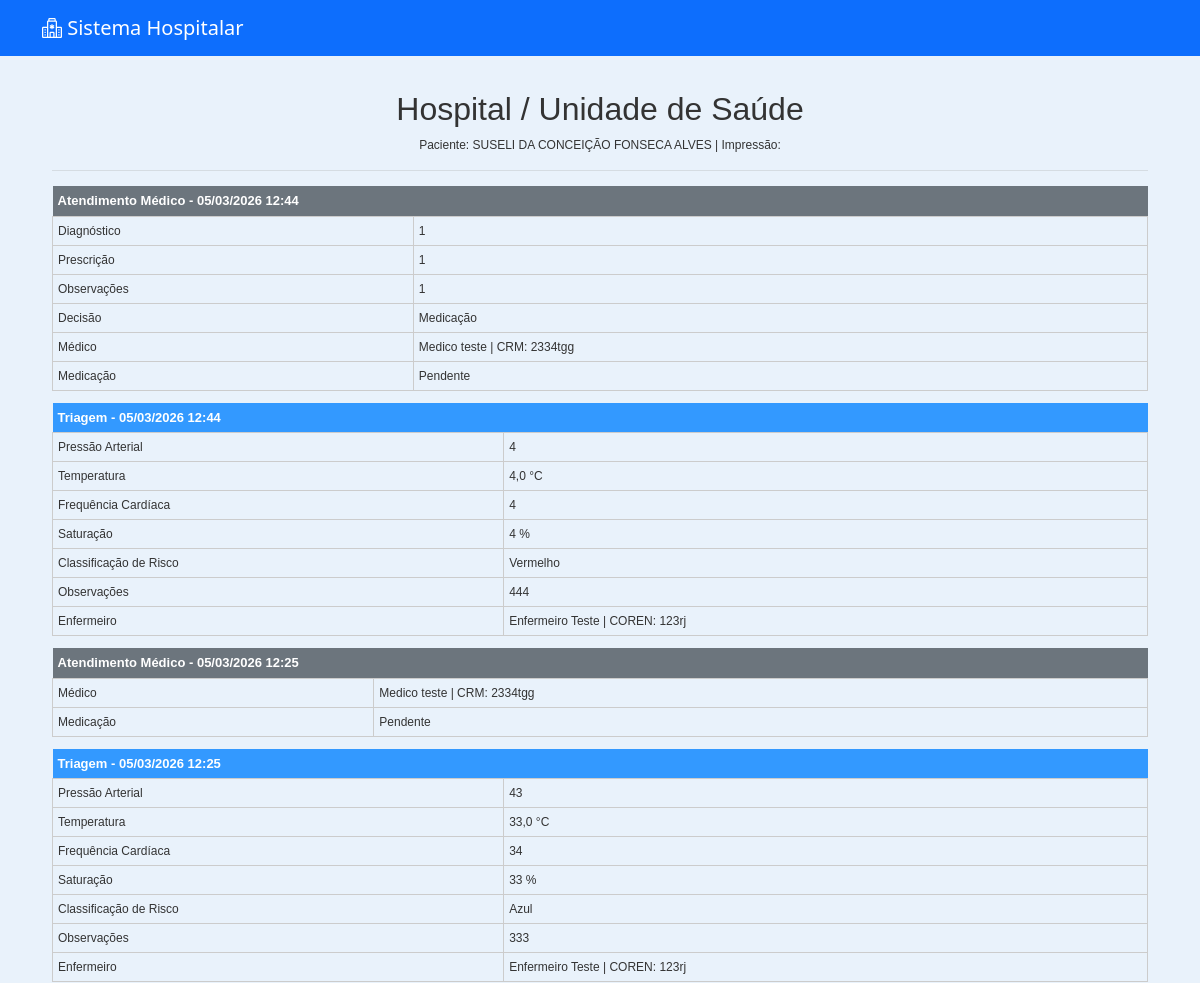
The app's page /pacientes/4/historico/ (upper part), older data.
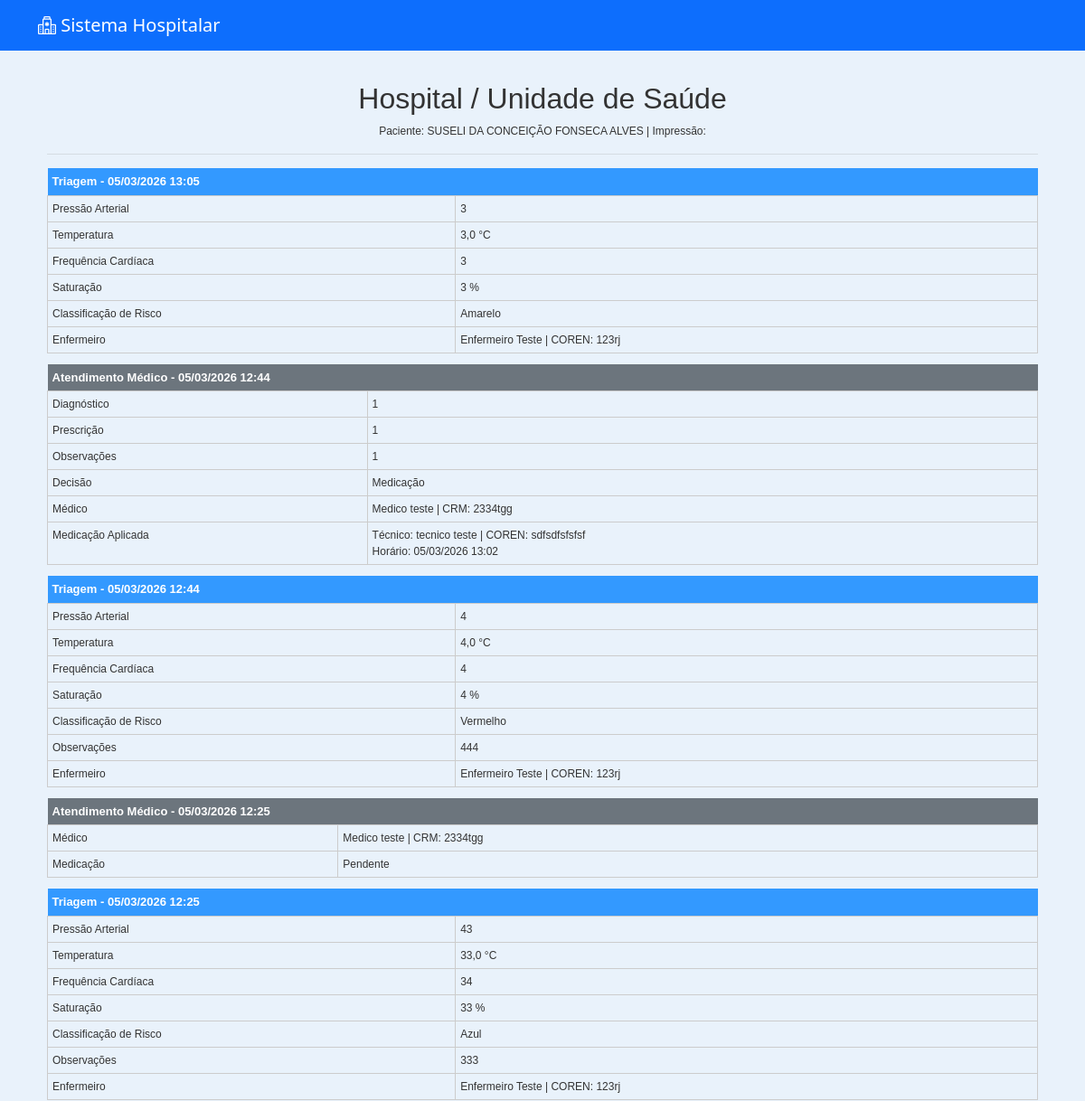
The same page, newer data.
### medico/models.py (models this page shows, shortened)
class Atendimento(models.Model):
    paciente = models.ForeignKey(
        Paciente,
        on_delete=models.CASCADE
    )
    medico = models.ForeignKey(
        Usuario,
        on_delete=models.SET_NULL,  # ⚠ Melhor que CASCADE
        null=True,
        related_name="atendimentos_realizados"
    )
    triagem = models.OneToOneField(
        Triagem,
        on_delete=models.CASCADE
    )
    diagnostico = models.TextField(blank=True, null=True)
    prescricao = models.TextField(blank=True, null=True)
    observacoes = models.TextField(blank=True, null=True)
    DECISAO_CHOICES = [
        ("dispensar", "Dispensar"),
        ("medicacao", "Medicação"),
        ("internacao", "Internação"),
        ("exames", "Exames"),
    ]
    decisao = models.CharField(
        max_length=20,
        choices=DECISAO_CHOICES,
        blank=True,
        null=True
    )
    medicacao_aplicada = models.BooleanField(default=False)
    tecnico_aplicou = models.ForeignKey(
        Usuario,
        on_delete=models.SET_NULL,
        null=True,
        blank=True,
        related_name="medicacoes_aplicadas"
    )
    horario_medicacao = models.DateTimeField(
        null=True,
        blank=True
    )
    data_atendimento = models.DateTimeField(auto_now_add=True)
    finalizado = models.BooleanField(default=False)

### usuarios/models.py (models this page shows, shortened)
class Usuario(AbstractUser):
    PERFIL_CHOICES = [
    ('administrador', 'Administrador'),
    ('medico', 'Médico'),
    ('enfermeiro', 'Enfermeiro'),
    ('tecnico', 'Técnico'),
    ('recepcao', 'Recepção'),
    ('laboratorio', 'Laboratório'),
    ]
    perfil = models.CharField(max_length=20, choices=PERFIL_CHOICES, default='recepcao')
    cpf = models.CharField("CPF", max_length=14, unique=True, blank=True, null=True)
    data_nascimento = models.DateField("Data de Nascimento", blank=True, null=True)
    telefone = models.CharField("Telefone", max_length=20, blank=True, null=True)
    endereco = models.CharField("Endereço", max_length=255, blank=True, null=True)
    cidade = models.CharField("Cidade", max_length=100, blank=True, null=True)
    estado = models.CharField("Estado", max_length=50, blank=True, null=True)
    cep = models.CharField("CEP", max_length=10, blank=True, null=True)
    crm = models.CharField("CRM", max_length=20, blank=True, null=True)
    coren = models.CharField("COREN", max_length=20, blank=True, null=True)

### triagem/models.py (models this page shows, shortened)
class Triagem(models.Model):
    RISCO_CHOICES = [
        ('Vermelho', 'Vermelho'),
        ('Laranja', 'Laranja'),
        ('Amarelo', 'Amarelo'),
        ('Verde', 'Verde'),
        ('Azul', 'Azul'),
    ]
    agendamento = models.OneToOneField(Agendamento, on_delete=models.CASCADE)
    paciente = models.ForeignKey(Paciente, on_delete=models.CASCADE)
    enfermeiro = models.ForeignKey(
        Usuario,
        on_delete=models.SET_NULL,
        null=True,
        blank=True,
        related_name="triagens_realizadas"
    )
    pressao_arterial = models.CharField(max_length=20)
    temperatura = models.DecimalField(max_digits=4, decimal_places=1)
    frequencia_cardiaca = models.IntegerField()
    saturacao = models.IntegerField()
    classificacao_risco = models.CharField(
        max_length=10,
        choices=RISCO_CHOICES,
        blank=True,
        null=True
    )
    observacoes = models.TextField(blank=True, null=True)
    atendido = models.BooleanField(default=False)
    data_triagem = models.DateTimeField(auto_now_add=True)

### pacientes/views.py (the view)
# urls.py: path('<int:paciente_id>/historico/', views.imprimir_historico, name='imprimir_historico'),  # atenção: mesma URL que acima
def imprimir_historico(request, paciente_id):
    paciente = get_object_or_404(Paciente, id=paciente_id)
    historico = []
    triagens = Triagem.objects.filter(paciente=paciente).order_by('-data_triagem')
    for t in triagens:
        historico.append({
            'tipo': 'triagem',
            'data': t.data_triagem,
            'obj': t
        })
    atendimentos = Atendimento.objects.filter(paciente=paciente).order_by('-data_atendimento')
    for a in atendimentos:
        historico.append({
            'tipo': 'atendimento',
            'data': a.data_atendimento,
            'obj': a
        })
    historico.sort(key=lambda x: x['data'], reverse=True)
    context = {
        'paciente': paciente,
        'historico': historico,
    }
    return render(request, 'pacientes/historico_imprimir.html', context)

### pacientes/templates/pacientes/historico_imprimir.html (shortened to what this page needs)
{% extends 'usuarios/base.html' %}
{% block content %}
<div class="historico-container">
    <div class="historico-header">
        <h2>Hospital / Unidade de Saúde</h2>
        <p>Paciente: {{ paciente.nome }} | Impressão: {{ now|date:"d/m/Y H:i" }}</p>
        <hr>
    </div>
    {% if historico %}
        {% for item in historico %}
            <table class="historico-table">
                <thead>
                    <tr class="{% if item.tipo == 'triagem' %}triagem{% else %}atendimento{% endif %}">
                        <th colspan="2">
                            {% if item.tipo == 'triagem' %}Triagem{% else %}Atendimento Médico{% endif %} - {{ item.data|date:"d/m/Y H:i" }}
                        </th>
                    </tr>
                </thead>
                <tbody>
                    {% if item.tipo == 'triagem' %}
                        <tr><td>Pressão Arterial</td><td>{{ item.obj.pressao_arterial }}</td></tr>
                        <tr><td>Temperatura</td><td>{{ item.obj.temperatura }} °C</td></tr>
                        <tr><td>Frequência Cardíaca</td><td>{{ item.obj.frequencia_cardiaca }}</td></tr>
                        <tr><td>Saturação</td><td>{{ item.obj.saturacao }} %</td></tr>
                        <tr><td>Classificação de Risco</td><td>{{ item.obj.classificacao_risco }}</td></tr>
                        {% if item.obj.observacoes %}<tr><td>Observações</td><td>{{ item.obj.observacoes }}</td></tr>{% endif %}
                        {% if item.obj.enfermeiro %}<tr><td>Enfermeiro</td><td>{{ item.obj.enfermeiro.get_full_name }} | COREN: {{ item.obj.enfermeiro.coren|default:"Não cadastrado" }}</td></tr>{% endif %}
                    {% else %}
                        {% if item.obj.diagnostico %}<tr><td>Diagnóstico</td><td>{{ item.obj.diagnostico }}</td></tr>{% endif %}
                        {% if item.obj.prescricao %}<tr><td>Prescrição</td><td>{{ item.obj.prescricao }}</td></tr>{% endif %}
                        {% if item.obj.observacoes %}<tr><td>Observações</td><td>{{ item.obj.observacoes }}</td></tr>{% endif %}
                        {% if item.obj.get_decisao_display %}<tr><td>Decisão</td><td>{{ item.obj.get_decisao_display }}</td></tr>{% endif %}
                        {% if item.obj.medico %}<tr><td>Médico</td><td>{{ item.obj.medico.get_full_name }} | CRM: {{ item.obj.medico.crm|default:"Não cadastrado" }}</td></tr>{% endif %}
                        {% if item.obj.medicacao_aplicada %}
                            <tr><td>Medicação Aplicada</td>
                                <td>
                                    {% if item.obj.tecnico_aplicou %}Técnico: {{ item.obj.tecnico_aplicou.get_full_name }} | COREN: {{ item.obj.tecnico_aplicou.coren|default:"Não cadastrado" }}<br>{% endif %}
                                    {% if item.obj.horario_medicacao %}Horário: {{ item.obj.horario_medicacao|date:"d/m/Y H:i" }}{% endif %}
                                </td>
                            </tr>
                        {% else %}
                            <tr><td>Medicação</td><td>Pendente</td></tr>
                        {% endif %}
                    {% endif %}
                </tbody>
            </table>
        {% endfor %}
    {% else %}
        <p>Nenhum histórico encontrado.</p>
    {% endif %}
</div>
{% endblock %}

Row changes from the older to the newer data that the page shows:
added Triagem: shows "Triagem", data "05/03/2026 13:05", obj.pressao_arterial "3", obj.temperatura "3,0", obj.frequencia_cardiaca "3", obj.saturacao "3", obj.classificacao_risco "Amarelo", obj.enfermeiro.get_full_name "Enfermeiro Teste", obj.enfermeiro.coren "123rj"
changed Atendimento "Medicação": obj.tecnico_aplicou.get_full_name (not shown) → "tecnico teste"; obj.tecnico_aplicou.coren (not shown) → "sdfsdfsfsfsf"; obj.horario_medicacao (not shown) → "05/03/2026 13:02"; medicacao_aplicada "Medicação Pendente" → "Medicação Aplicada Técnico: | COREN: Horário:"
